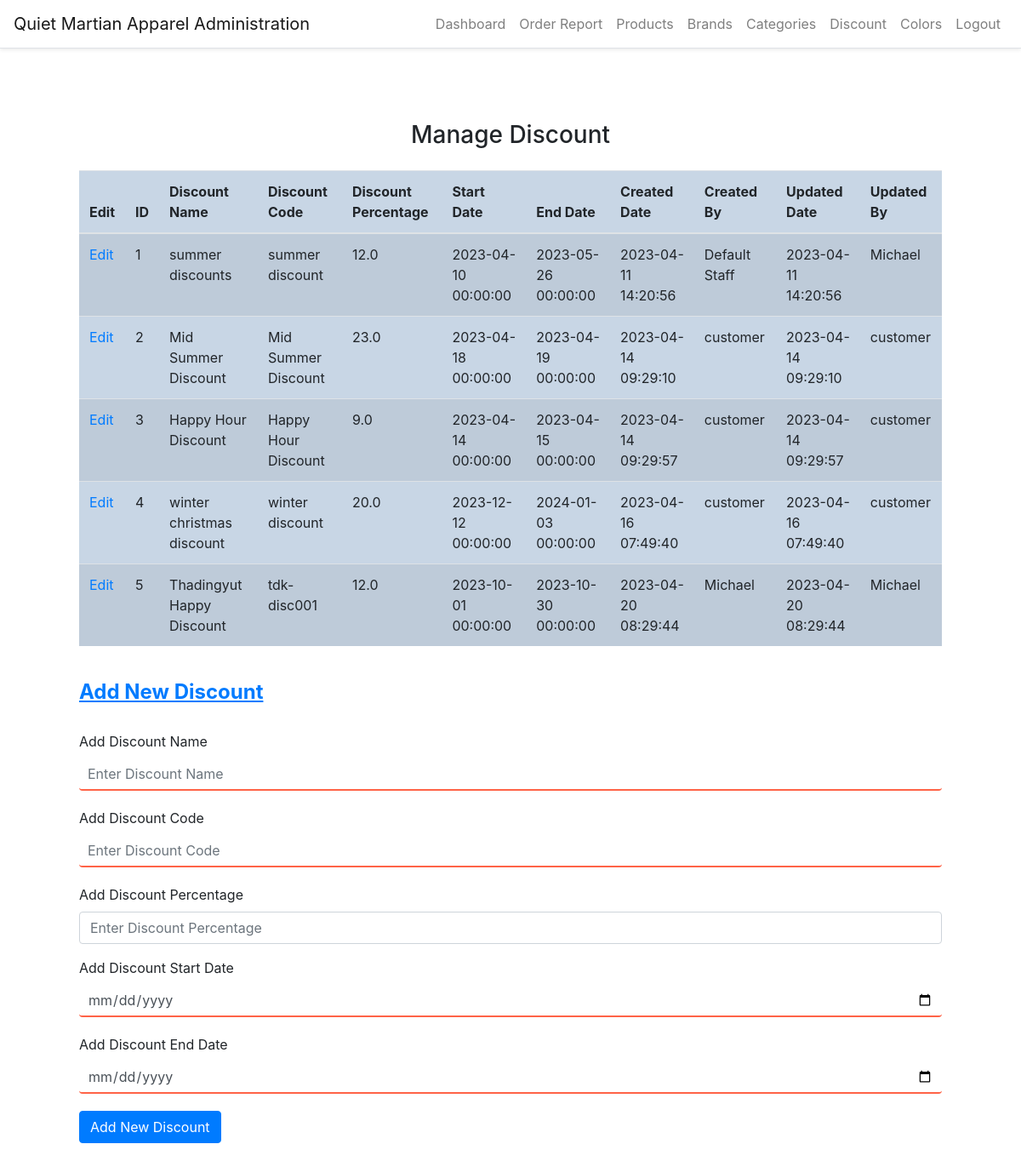
/manage-discount (signed in), run on the app's committed database.
### website/models.py (models this page shows)
class Discount(db.Model,UserMixin):
    id = db.Column(db.Integer, primary_key=True)
    name = db.Column(db.String(150))
    discount_code = db.Column(db.String(150), unique=True)
    percentage = db.Column(db.Float)
    start_date = db.Column(db.DateTime)
    end_date = db.Column(db.DateTime)
    created_date = db.Column(db.DateTime, default=func.now())
    created_by = db.Column(db.Integer)
    updated_date = db.Column(db.DateTime, default=func.now())
    updated_by = db.Column(db.Integer)
    products = db.relationship('Product')

### website/auth.py (the view, shortened to what this page needs)
@auth.route('/manage-discount', methods=['GET', 'POST'])
@login_required
def manage_discount():
    d = Discount.query.all()
    discounts = d
    return render_template("staff/discount.html", discounts=discounts, user=current_user)

### website/templates/staff/discount.html (shortened to what this page needs)
<!DOCTYPE html>
{% extends "staff/layout.html" %}
{% block main %}
<head>
<link rel="stylesheet" href="static/style.css">
</head>
<body>
<div class="container">
    <h3 class="my-4 text-center">Manage Discount</h3>
<table class="table table-striped" style="background-color: #c8d6e5">
        <thead >
            <tr>
                <th>Edit</th>
                <th>ID</th>
                <th>Discount Name</th>
                <th>Discount Code</th>
                <th>Discount Percentage</th>
                <th>Start Date</th>
                <th>End Date</th>
                <th>Created Date</th>
                <th>Created By</th>
                <th>Updated Date</th>
                <th>Updated By</th>
            </tr>
        </thead>
        <tbody>
            {% for discount in discounts %}
            <tr>
                <td><a href="{{ url_for('auth.edit_discount', discount_id=discount.id) }}">Edit</a></td>
                <td>{{ discount.id }}</td>
                <td>{{ discount.name }}</td>
                <td>{{ discount.discount_code }}</td>
                <td>{{ discount.percentage }}</td>
                <td>{{ discount.start_date }}</td>
                <td>{{ discount.end_date }}</td>
                <td>{{ discount.created_date }}</td>
                <td>{{ discount.created_by }}</td>
                <td>{{ discount.updated_date }}</td>
                <td>{{ discount.updated_by }}</td>
            </tr>
            {% endfor %}
        </tbody>
    </table>
    <br>
    <form method="POST">
        <div class="form-group" id="newdiscount">
            <h4><a href="#newdiscount"><strong><u>Add New Discount</u></strong></a></h4>
            <br>
            <label for="name">Add Discount Name</label>
            <input type="text" class="form-control" id="name" name="name" placeholder="Enter Discount Name"
                required>
        </div>
        <div class="form-group">
            <label for="code">Add Discount Code</label>
            <input type="text" class="form-control" id="code" name="code" placeholder="Enter Discount Code"
                required>
        </div>
        <div class="form-group">
            <label for="percentage">Add Discount Percentage</label>
            <input type="number" class="form-control" id="percentage" name="percentage" placeholder="Enter Discount Percentage"
                required>
        </div>
        <div class="form-group">
            <label for="start_date">Add Discount Start Date</label>
            <input type="date" class="form-control" id="start_date" name="start_date" placeholder="Enter Discount Start Date"
                required>
        </div>
        <div class="form-group">
            <label for="end_date">Add Discount End Date</label>
            <input type="date" class="form-control" id="end_date" name="end_date" placeholder="Enter Discount End Date"
                required>
        </div>
        <button type="submit" class="btn btn-primary mb-3">Add New Discount</button>
    </form>
</div>
</body>
{% endblock %}

### website/static/style.css (style rules this page uses)
html { scroll-behavior: smooth; }
input[type="text"], input[type="password"], input[type="email"], input[type="date"], select { width: 100%; padding: 10px; margin-bottom: 20px; font-size: 16px; border: none; border-bottom: 2px solid #ff6347; }

### data on the page
Discount: id "1", name "summer discounts", discount_code "summer discount", percentage "12.0", start_date "2023-04-10 00:00:00", end_date "2023-05-26 00:00:00", created_date "2023-04-11 14:20:56", created_by "Default Staff", updated_date "2023-04-11 14:20:56", updated_by "Michael"
Discount: id "2", name "Mid Summer Discount", discount_code "Mid Summer Discount", percentage "23.0", start_date "2023-04-18 00:00:00", end_date "2023-04-19 00:00:00", created_date "2023-04-14 09:29:10", created_by "customer", updated_date "2023-04-14 09:29:10", updated_by "customer"
Discount: id "3", name "Happy Hour Discount", discount_code "Happy Hour Discount", percentage "9.0", start_date "2023-04-14 00:00:00", end_date "2023-04-15 00:00:00", created_date "2023-04-14 09:29:57", created_by "customer", updated_date "2023-04-14 09:29:57", updated_by "customer"
Discount: id "4", name "winter christmas discount", discount_code "winter discount", percentage "20.0", start_date "2023-12-12 00:00:00", end_date "2024-01-03 00:00:00", created_date "2023-04-16 07:49:40", created_by "customer", updated_date "2023-04-16 07:49:40", updated_by "customer"
Discount: id "5", name "Thadingyut Happy Discount", discount_code "tdk-disc001", percentage "12.0", start_date "2023-10-01 00:00:00", end_date "2023-10-30 00:00:00", created_date "2023-04-20 08:29:44", created_by "Michael", updated_date "2023-04-20 08:29:44", updated_by "Michael"
